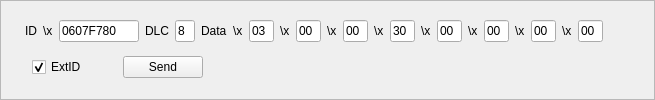
         <widget class="QFrame" name="frame">
          <property name="frameShape">
           <enum>QFrame::StyledPanel</enum>
          </property>
          <property name="frameShadow">
           <enum>QFrame::Raised</enum>
          </property>
          <layout class="QVBoxLayout" name="verticalLayout_3">
           <item>
            <layout class="QHBoxLayout" name="horizontalLayout_2">
             <item>
              <spacer name="horizontalSpacer_11">
               <property name="orientation">
                <enum>Qt::Horizontal</enum>
               </property>
               <property name="sizeType">
                <enum>QSizePolicy::Fixed</enum>
               </property>
               <property name="sizeHint" stdset="0">
                <size>
                 <width>13</width>
                 <height>20</height>
                </size>
               </property>
              </spacer>
             </item>
             <item>
              <widget class="QLabel" name="label_7">
               <property name="text">
                <string>ID</string>
               </property>
              </widget>
             </item>
             <item>
              <widget class="QLabel" name="label_25">
               <property name="text">
                <string>\x</string>
               </property>
              </widget>
             </item>
             <item>
              <widget class="QLineEdit" name="lE_ID_1">
               <property name="sizePolicy">
                <sizepolicy hsizetype="Fixed" vsizetype="Fixed">
                 <horstretch>0</horstretch>
                 <verstretch>0</verstretch>
                </sizepolicy>
               </property>
               <property name="maximumSize">
                <size>
                 <width>80</width>
                 <height>16777215</height>
                </size>
               </property>
               <property name="text">
                <string>0607F780</string>
               </property>
               <property name="maxLength">
                <number>8</number>
               </property>
              </widget>
             </item>
             <item>
              <widget class="QLabel" name="label_8">
               <property name="text">
                <string>DLC</string>
               </property>
              </widget>
             </item>
             <item>
              <widget class="QLineEdit" name="lE_DLC_1">
               <property name="sizePolicy">
                <sizepolicy hsizetype="Fixed" vsizetype="Fixed">
                 <horstretch>0</horstretch>
                 <verstretch>0</verstretch>
                </sizepolicy>
               </property>
               <property name="maximumSize">
                <size>
                 <width>20</width>
                 <height>16777215</height>
                </size>
               </property>
               <property name="text">
                <string>8</string>
               </property>
               <property name="maxLength">
                <number>1</number>
               </property>
              </widget>
             </item>
             <item>
              <widget class="QLabel" name="label_9">
               <property name="text">
                <string>Data</string>
               </property>
              </widget>
             </item>
             <item>
              <widget class="QLabel" name="label_26">
               <property name="text">
                <string>\x</string>
               </property>
              </widget>
             </item>
             <item>
              <widget class="QLineEdit" name="lE_D0_1">
               <property name="sizePolicy">
                <sizepolicy hsizetype="Fixed" vsizetype="Fixed">
                 <horstretch>0</horstretch>
                 <verstretch>0</verstretch>
                </sizepolicy>
               </property>
               <property name="maximumSize">
                <size>
                 <width>25</width>
                 <height>16777215</height>
                </size>
               </property>
               <property name="text">
                <string>03</string>
               </property>
               <property name="maxLength">
                <number>2</number>
               </property>
              </widget>
             </item>
             <item>
              <widget class="QLabel" name="label_27">
               <property name="text">
                <string>\x</string>
               </property>
              </widget>
             </item>
             <item>
              <widget class="QLineEdit" name="lE_D1_1">
               <property name="sizePolicy">
                <sizepolicy hsizetype="Fixed" vsizetype="Fixed">
                 <horstretch>0</horstretch>
                 <verstretch>0</verstretch>
                </sizepolicy>
               </property>
               <property name="maximumSize">
                <size>
                 <width>25</width>
                 <height>16777215</height>
                </size>
               </property>
               <property name="text">
                <string>00</string>
               </property>
               <property name="maxLength">
                <number>2</number>
               </property>
              </widget>
             </item>
             <item>
              <widget class="QLabel" name="label_28">
               <property name="text">
                <string>\x</string>
               </property>
              </widget>
             </item>
             <item>
              <widget class="QLineEdit" name="lE_D2_1">
               <property name="sizePolicy">
                <sizepolicy hsizetype="Fixed" vsizetype="Fixed">
                 <horstretch>0</horstretch>
                 <verstretch>0</verstretch>
                </sizepolicy>
               </property>
               <property name="maximumSize">
                <size>
                 <width>25</width>
                 <height>16777215</height>
                </size>
               </property>
               <property name="text">
                <string>00</string>
               </property>
               <property name="maxLength">
                <number>2</number>
               </property>
              </widget>
             </item>
             <item>
              <widget class="QLabel" name="label_29">
               <property name="text">
                <string>\x</string>
               </property>
              </widget>
             </item>
             <item>
              <widget class="QLineEdit" name="lE_D3_1">
               <property name="sizePolicy">
                <sizepolicy hsizetype="Fixed" vsizetype="Fixed">
                 <horstretch>0</horstretch>
                 <verstretch>0</verstretch>
                </sizepolicy>
               </property>
               <property name="maximumSize">
                <size>
                 <width>25</width>
                 <height>16777215</height>
                </size>
               </property>
               <property name="text">
                <string>30</string>
               </property>
               <property name="maxLength">
                <number>2</number>
               </property>
              </widget>
             </item>
             <item>
              <widget class="QLabel" name="label_30">
               <property name="text">
                <string>\x</string>
               </property>
              </widget>
             </item>
             <item>
              <widget class="QLineEdit" name="lE_D4_1">
               <property name="sizePolicy">
                <sizepolicy hsizetype="Fixed" vsizetype="Fixed">
                 <horstretch>0</horstretch>
                 <verstretch>0</verstretch>
                </sizepolicy>
               </property>
               <property name="maximumSize">
                <size>
                 <width>25</width>
                 <height>16777215</height>
                </size>
               </property>
               <property name="text">
                <string>00</string>
               </property>
               <property name="maxLength">
                <number>2</number>
               </property>
              </widget>
             </item>
             <item>
              <widget class="QLabel" name="label_31">
               <property name="text">
                <string>\x</string>
               </property>
              </widget>
             </item>
             <item>
              <widget class="QLineEdit" name="lE_D5_1">
               <property name="sizePolicy">
                <sizepolicy hsizetype="Fixed" vsizetype="Fixed">
                 <horstretch>0</horstretch>
                 <verstretch>0</verstretch>
                </sizepolicy>
               </property>
               <property name="maximumSize">
                <size>
                 <width>25</width>
                 <height>16777215</height>
                </size>
               </property>
               <property name="text">
                <string>00</string>
               </property>
               <property name="maxLength">
                <number>2</number>
               </property>
              </widget>
             </item>
             <item>
              <widget class="QLabel" name="label_32">
               <property name="text">
                <string>\x</string>
               </property>
              </widget>
             </item>
             <item>
              <widget class="QLineEdit" name="lE_D6_1">
               <property name="sizePolicy">
                <sizepolicy hsizetype="Fixed" vsizetype="Fixed">
                 <horstretch>0</horstretch>
                 <verstretch>0</verstretch>
                </sizepolicy>
               </property>
               <property name="maximumSize">
                <size>
                 <width>25</width>
                 <height>16777215</height>
                </size>
               </property>
               <property name="text">
                <string>00</string>
               </property>
               <property name="maxLength">
                <number>2</number>
               </property>
              </widget>
             </item>
             <item>
              <widget class="QLabel" name="label_33">
               <property name="text">
                <string>\x</string>
               </property>
              </widget>
             </item>
             <item>
              <widget class="QLineEdit" name="lE_D7_1">
               <property name="sizePolicy">
                <sizepolicy hsizetype="Fixed" vsizetype="Fixed">
                 <horstretch>0</horstretch>
                 <verstretch>0</verstretch>
                </sizepolicy>
               </property>
               <property name="maximumSize">
                <size>
                 <width>25</width>
                 <height>16777215</height>
                </size>
               </property>
               <property name="text">
                <string>00</string>
               </property>
               <property name="maxLength">
                <number>2</number>
               </property>
              </widget>
             </item>
             <item>
              <spacer name="horizontalSpacer_15">
               <property name="orientation">
                <enum>Qt::Horizontal</enum>
               </property>
               <property name="sizeHint" stdset="0">
                <size>
                 <width>40</width>
                 <height>20</height>
                </size>
               </property>
              </spacer>
             </item>
            </layout>
           </item>
           <item>
            <layout class="QHBoxLayout" name="horizontalLayout_4">
             <item>
              <spacer name="horizontalSpacer_12">
               <property name="orientation">
                <enum>Qt::Horizontal</enum>
               </property>
               <property name="sizeType">
                <enum>QSizePolicy::Fixed</enum>
               </property>
               <property name="sizeHint" stdset="0">
                <size>
                 <width>20</width>
                 <height>20</height>
                </size>
               </property>
              </spacer>
             </item>
             <item>
              <widget class="QCheckBox" name="chB_extID_1">
               <property name="text">
                <string>ExtID</string>
               </property>
               <property name="checked">
                <bool>true</bool>
               </property>
              </widget>
             </item>
             <item>
              <spacer name="horizontalSpacer_14">
               <property name="orientation">
                <enum>Qt::Horizontal</enum>
               </property>
               <property name="sizeType">
                <enum>QSizePolicy::Fixed</enum>
               </property>
               <property name="sizeHint" stdset="0">
                <size>
                 <width>30</width>
                 <height>20</height>
                </size>
               </property>
              </spacer>
             </item>
             <item>
              <widget class="QPushButton" name="pB_send_1">
               <property name="text">
                <string>Send</string>
               </property>
              </widget>
             </item>
             <item>
              <spacer name="horizontalSpacer_16">
               <property name="orientation">
                <enum>Qt::Horizontal</enum>
               </property>
               <property name="sizeHint" stdset="0">
                <size>
                 <width>40</width>
                 <height>20</height>
                </size>
               </property>
              </spacer>
             </item>
            </layout>
           </item>
          </layout>
         </widget>
